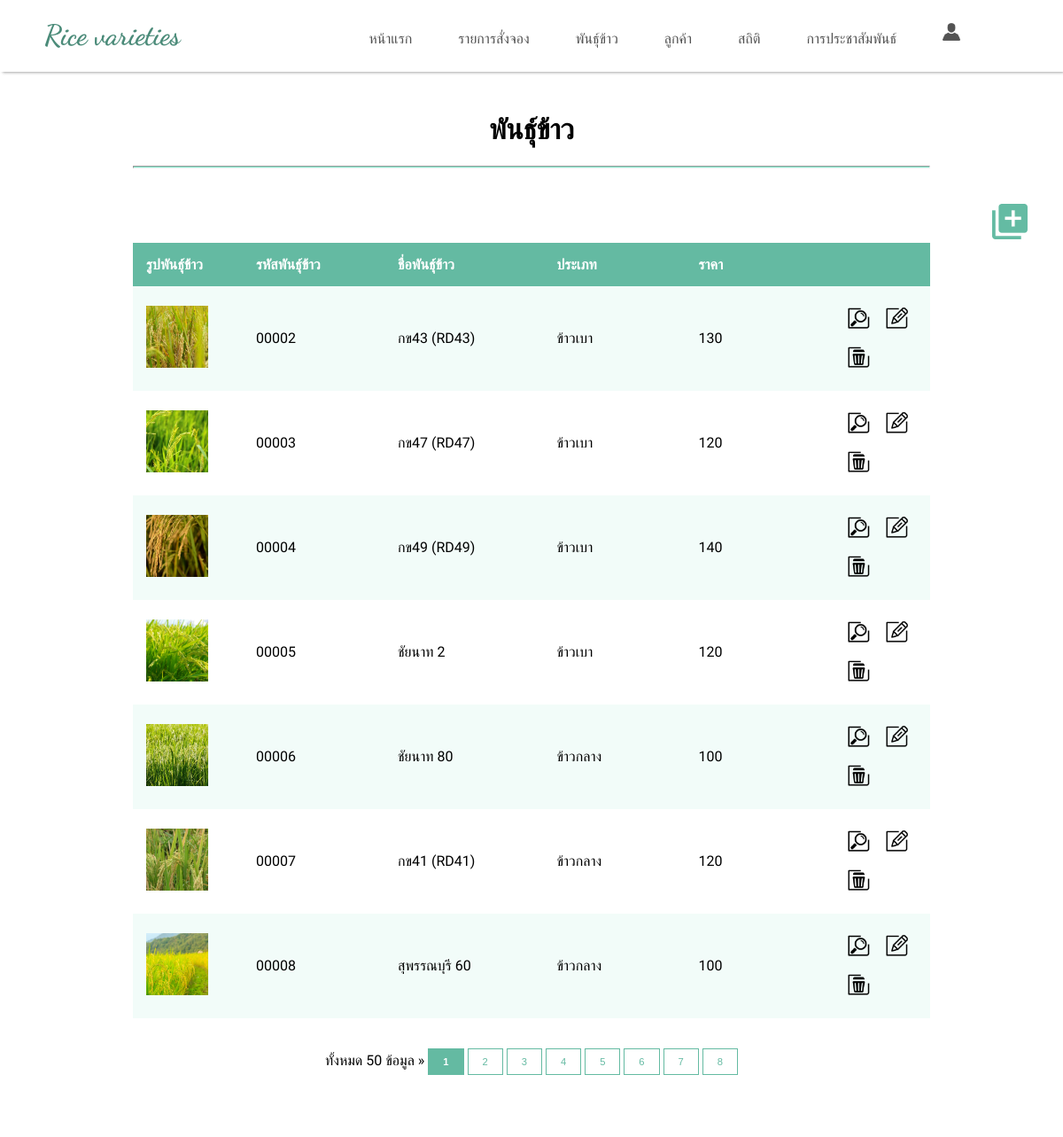
Screenshot of /admin/rice/selectri.php with the database file from the repository.
### tables this page shows
CREATE TABLE IF NOT EXISTS `rice` (
  `id` int(5) unsigned zerofill NOT NULL AUTO_INCREMENT,
  `ricename` varchar(100) NOT NULL,
  `categoryid` int(5) unsigned zerofill NOT NULL,
  `remarkable` text NOT NULL,
  `general` text NOT NULL,
  `area` text NOT NULL,
  `price` int(50) NOT NULL,
  `img` varchar(300) NOT NULL,
  PRIMARY KEY (`id`)
);

CREATE TABLE IF NOT EXISTS `category` (
  `categoryid` int(5) unsigned zerofill NOT NULL AUTO_INCREMENT,
  `categoryname` varchar(100) NOT NULL,
  PRIMARY KEY (`categoryid`)
);

### admin/rice/selectri.php (the view, shortened to what this page needs)
<?php
class Paginator{
	var $items_per_page;
	var $items_total;
	var $current_page;
	var $mid_range;
	var $return;
	var $default_ipp;
	var $url_next;
	function Paginator()
	{
		$this->current_page = 1;
		$this->mid_range = 7;
		$this->items_per_page = $this->default_ipp;
		$this->url_next = $this->url_next;
	}
	function paginate()
	{
		if(!is_numeric($this->items_per_page) OR $this->items_per_page <= 0) $this->items_per_page = $this->default_ipp;
		$this->num_pages = ceil($this->items_total/$this->items_per_page);
		$prev_page = $this->current_page-1;
		$next_page = $this->current_page+1;
		if($this->num_pages > 10)
		{
			$this->return = ($this->current_page != 1 And $this->items_total >= 10) ? "<a class=\"paginate\" href=\"".$this->url_next.$this->$prev_page."\">&laquo; Previous</a> ":"<span class=\"inactive\" href=\"#\">&laquo; Previous</span> ";
			$this->start_range = $this->current_page - floor($this->mid_range/2);
			$this->end_range = $this->current_page + floor($this->mid_range/2);
			if($this->start_range <= 0)
			{
				$this->end_range += abs($this->start_range)+1;
				$this->start_range = 1;
			}
			if($this->end_range > $this->num_pages)
			{
				$this->start_range -= $this->end_range-$this->num_pages;
				$this->end_range = $this->num_pages;
			}
			$this->range = range($this->start_range,$this->end_range);
			for($i=1;$i<=$this->num_pages;$i++)
			{
				if($this->range[0] > 2 And $i == $this->range[0]) $this->return .= " ... ";
				if($i==1 Or $i==$this->num_pages Or in_array($i,$this->range))
				{
					$this->return .= ($i == $this->current_page And $_GET['Page'] != 'All') ? "<a title=\"Go to page $i of $this->num_pages\" class=\"current\" href=\"#\">$i</a> ":"<a class=\"paginate\" title=\"Go to page $i of $this->num_pages\" href=\"".$this->url_next.$i."\">$i</a> ";
				}
				if($this->range[$this->mid_range-1] < $this->num_pages-1 And $i == $this->range[$this->mid_range-1]) $this->return .= " ... ";
			}
			$this->return .= (($this->current_page != $this->num_pages And $this->items_total >= 10) And ($_GET['Page'] != 'All')) ? "<a class=\"paginate\" href=\"".$this->url_next.$next_page."\">Next &raquo;</a>\n":"<span class=\"inactive\" href=\"#\">&raquo; Next</span>\n";
		}
		else
		{
			for($i=1;$i<=$this->num_pages;$i++)
			{
				$this->return .= ($i == $this->current_page) ? "<a class=\"current\" href=\"#\">$i</a> ":"<a class=\"paginate\" href=\"".$this->url_next.$i."\">$i</a> ";
			}
		}
	}
	function display_pages()
	{
		return $this->return;
	}
}
?>
<!DOCTYPE html>
<html>
<head>
</head>
<?php
	$strSQL = "SELECT * FROM rice
	inner join category
	on rice.categoryid=category.categoryid ";
$objQuery = mysql_query($strSQL) or die ("Error Query [".$strSQL."]");
$Num_Rows = mysql_num_rows($objQuery);
$Per_Page = 7;
$Page = $_GET["Page"];
if(!$_GET["Page"])
{
	$Page=1;
}
$Page_Start = (($Per_Page*$Page)-$Per_Page);
$strSQL .="order by id ASC LIMIT $Page_Start , $Per_Page";
$objQuery  = mysql_query($strSQL);
?>
<body class="body1">
<?php include'../header.php'; ?>
<div class="div1">
<center>
<h1>พันธุ์ข้าว</h1>
</center>
<hr class="line">
    <a class="iconadd" href="form_addri.php?id=<?php echo $objResult["id"];?>">
    <img src = "img/add.png" width="40" height="40"
    onmouseover="this.src='img/add1.png'"
    onmouseout="this.src='img/add.png'" /></a>
<table>
  <tr>
    <th width="20%">รูปพันธุ์ข้าว</th>
    <th width="12%">รหัสพันธุ์ข้าว</th>
    <th width="25%">ชื่อพันธุ์ข้าว</th>
    <th width="8%">ประเภท</th>
    <th width="8%">ราคา</th>
    <th width="25%"></th>
  </tr>
  <?php
  	while($objResult = mysql_fetch_array($objQuery))
		{
		?>
  <tr>
    <td><img src="myfile/<?=$objResult["img"];?>" width="70" height="70"></td>
    <td><div class="div2"><?php echo $objResult["id"];?></div></td>
    <td><div class="div2"><?php echo $objResult["ricename"];?></div></td>
    <td><div class="div2"><?php echo $objResult["categoryname"];?></div></td>
    <td><div class="div2"><?php echo $objResult["price"];?></div></td>
    <td>
    <a href="viewri.php?id=<?php echo $objResult["id"];?>">
    <img src="img/view.png" width="40" height="40"
    onmouseover="this.src='img/view1.png'"
    onmouseout="this.src='img/view.png'" /></a>
    <a href="editri.php?id=<?php echo $objResult["id"];?>">
    <img src = "img/edit.png" width="40" height="40"
    onmouseover="this.src='img/edit1.png'"
    onmouseout="this.src='img/edit.png'" /></a>
    <a href="delete.php?id=<?php echo $objResult["id"];?>" title="delete" onclick="if(confirm('ยืนยันการลบ')) return true; else return false;"><img src = "img/delete.png" width="40" height="40"
    onmouseover="this.src='img/delete1.png'"
    onmouseout="this.src='img/delete.png'" /></a>
    </td>
  </tr>
  <?php
		}
		?>
</table>
<center>
<br>
<br>
ทั้งหมด <?php echo $Num_Rows;?> ข้อมูล &raquo;
<?php
$pages = new Paginator;
$pages->items_total = $Num_Rows;
$pages->mid_range = 10;
$pages->current_page = $Page;
$pages->default_ipp = $Per_Page;
$pages->url_next = $_SERVER["PHP_SELF"]."?QueryString=value&Page=";
$pages->paginate();
echo $pages->display_pages()
?>
</center>
</div>
</body>
</html>

### admin/header.php (shortened to what this page needs)
<!DOCTYPE html>
<html>
<head>
</head>
<body class="bodyhead">
<div class="navbar">
  <li class="logo"><h1>Rice varieties</h1></li>
 <li class="dropdown2">
   <a href="">
    <img src="../img/img1.png" width="20" height="20"
    onmouseover="this.src='../img/img2.png'"
    onmouseout="this.src='../img/img1.png'" /></a>
  </li>
  <li class="menu"><a href="../news/selectne.php">การประชาสัมพันธ์</a></li>
  <li class="menu"><a href="../chart/chart.php">สถิติ</a></li>
  <li class="dropdown">
    <a href="javascript:void(0)" class="dropbtn">ลูกค้า</a>
  </li>
  <li class="menu"><a href="../rice/selectri.php">พันธุ์ข้าว</a></li>
  <li class="menu"><a href="../order/selector.php">รายการสั่งจอง</a></li>
  <li class="menu"><a href="../home.php">หน้าแรก</a></li>
</div>
</body>
</html>

### admin/rice/selectri.php (style rules this page uses)
.body1 { background: #FFF; margin: 0; }
.div1 { margin-top: 5px; margin-left: 100px; margin-right: 100px; margin-bottom: 100px; background: #FFF; padding-left: 50px; padding-right: 50px; padding-bottom: 50px; padding-top: 20px; font-family: 'Athiti', sans-serif; }
.div2 { width: 130px; overflow:hidden; }
table { border-collapse: collapse; width: 100%; }
th, td { text-align: left; padding: 15px; }
tr:nth-child(even) { background-color: #f2fcf9; }
tr { word-wrap:break-word; }
th { background-color: #64baa2; color: white; }
.line { margin-bottom: 40px; color: #7ee9cb; background-color: #7ee9cb; height: 1px; }
.iconadd { margin-left: 970px; }
.paginate { font-family: Arial, Helvetica, sans-serif; font-size: .7em; }
a.paginate { border: 1px solid #64baa2; padding: 8px 16px; text-decoration: none; color: #64baa2; }
a.current { border: 1px solid #64baa2; font: bold .7em Arial,Helvetica,sans-serif; padding: 8px 16px; cursor: default; background:#64baa2; color: #FFF; text-decoration: none; }

### admin/header.php (style rules this page uses)
.navbar { list-style-type: none; padding-bottom: 0; overflow: hidden; background-color: #FFF; -webkit-box-shadow: 2px 2px 3px -1px rgba(0,0,0,0.35); font-family: 'Prompt', sans-serif; }
.logo { float: left; margin-left: 50px; color: #4b8b79; font-family: 'Dancing Script', cursive; }
li.menu { float: right; margin-top: 0; padding-top: 20px; margin-right: 20px; }
li a, .dropbtn { display: inline-block; color: #535353; text-align: center; padding: 14px 16px; text-decoration: none; }
li.dropdown { display: inline-block; float: right; margin-top: 20px; margin-right: 20px; }
li.dropdown2 { display: inline-block; float: right; margin-right: 100px; margin-top: 12px; }

### rows the page displays
rice: img (picture), id "00002", ricename "กข43 (RD43)", categoryid.categoryname "ข้าวเบา", price "130"
rice: img (picture), id "00003", ricename "กข47 (RD47)", categoryid.categoryname "ข้าวเบา", price "120"
rice: img (picture), id "00004", ricename "กข49 (RD49)", categoryid.categoryname "ข้าวเบา", price "140"
rice: img (picture), id "00005", ricename "ชัยนาท 2", categoryid.categoryname "ข้าวเบา", price "120"
rice: img (picture), id "00006", ricename "ชัยนาท 80", categoryid.categoryname "ข้าวกลาง", price "100"
rice: img (picture), id "00007", ricename "กข41 (RD41)", categoryid.categoryname "ข้าวกลาง", price "120"
rice: img (picture), id "00008", ricename "สุพรรณบุรี 60", categoryid.categoryname "ข้าวกลาง", price "100"

### other values shown
$Num_Rows "50"
